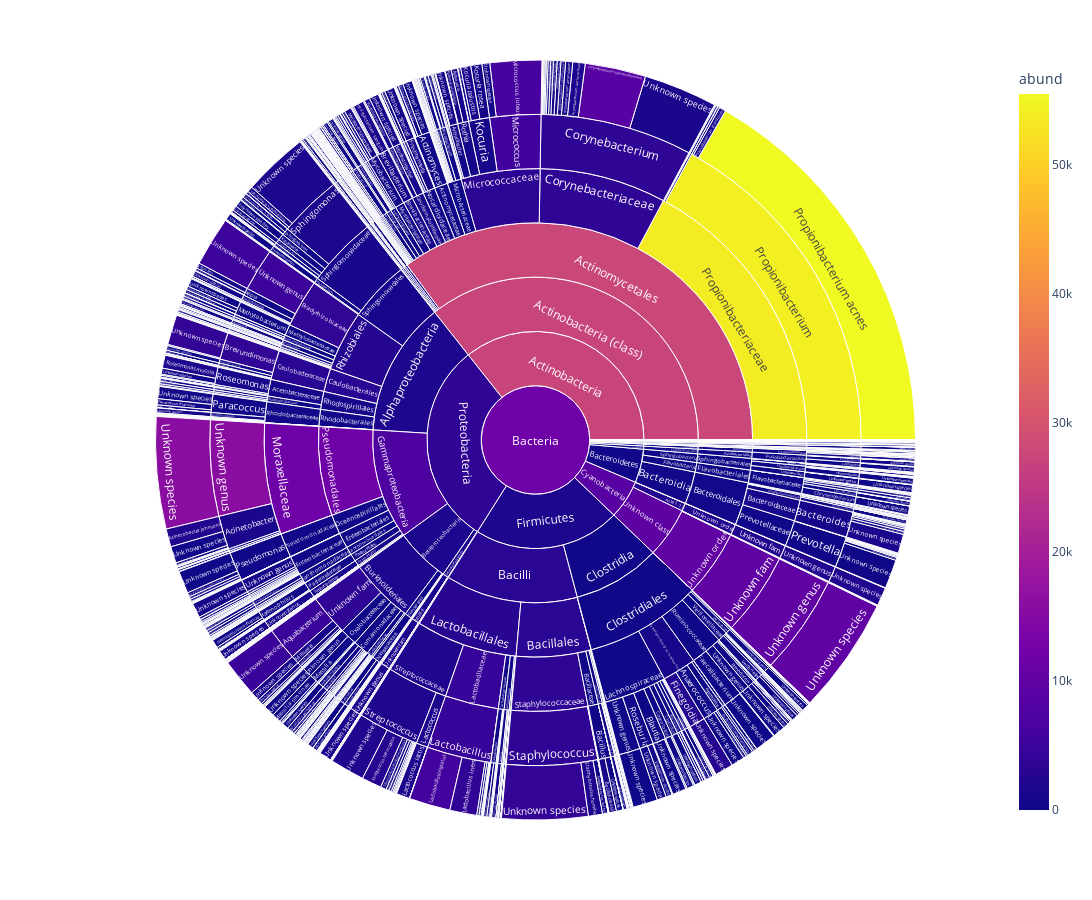

The notebook cell saved with this chart:
### Code cell
fig = px.sunburst(dt_treemap, 
path = ['king', 'phyl', 'class', 'order', 'fam', 'genus', 'species'],
values = 'abund',
color = 'abund',
width = 1400,
height = 900)

fig.show()

### Figure 1 — Plotly figure (JSON) as saved in the notebook; plotly's stock layout.template omitted (floating-point values rounded to 4 significant figures; data arrays with more than 128 entries replaced by an {"elided": "..."} marker saying what was removed)
{"data": [{"branchvalues": "total", "customdata": {"elided": "2166x1 float values"}, "domain": {"x": [0, 1], "y": [0, 1]}, "hovertemplate": "labels=%{label}<br>abund_sum=%{value}<br>parent=%{parent}<br>id=%{id}<br>abund=%{color}<extra></extra>", "ids": {"elided": "2166 str values"}, "labels": {"elided": "2166 str values"}, "marker": {"coloraxis": "coloraxis", "colors": {"elided": "2166 float values"}}, "name": "", "parents": {"elided": "2166 str values"}, "type": "sunburst", "values": {"elided": "2166 int values"}}], "layout": {"coloraxis": {"colorbar": {"title": {"text": "abund"}}, "colorscale": [[0, "#0d0887"], [0.1111, "#46039f"], [0.2222, "#7201a8"], [0.3333, "#9c179e"], [0.4444, "#bd3786"], [0.5556, "#d8576b"], [0.6667, "#ed7953"], [0.7778, "#fb9f3a"], [0.8889, "#fdca26"], [1, "#f0f921"]]}, "height": 900, "legend": {"tracegroupgap": 0}, "margin": {"t": 60}, "width": 1400}}
